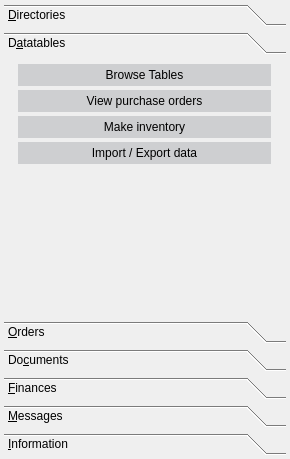
<ui version="4.0" >
 <class>mainfrm</class>
 <widget class="QMainWindow" name="mainfrm" >
  <property name="geometry" >
   <rect>
    <x>0</x>
    <y>0</y>
    <width>290</width>
    <height>459</height>
   </rect>
  </property>
  <property name="sizePolicy" >
   <sizepolicy vsizetype="Fixed" hsizetype="Fixed" >
    <horstretch>0</horstretch>
    <verstretch>0</verstretch>
   </sizepolicy>
  </property>
  <property name="windowTitle" >
   <string>first4</string>
  </property>
  <property name="windowIcon" >
   <iconset resource="../resources/images/first4.qrc" >
    <normaloff>:/logo.png</normaloff>:/logo.png</iconset>
  </property>
  <widget class="QWidget" name="centralwidget" >
   <property name="geometry" >
    <rect>
     <x>0</x>
     <y>0</y>
     <width>290</width>
     <height>459</height>
    </rect>
   </property>
   <layout class="QGridLayout" >
    <item row="0" column="0" >
     <widget class="QToolBox" name="maintoolbox" >
      <property name="sizePolicy" >
       <sizepolicy vsizetype="Preferred" hsizetype="Preferred" >
        <horstretch>0</horstretch>
        <verstretch>0</verstretch>
       </sizepolicy>
      </property>
      <property name="minimumSize" >
       <size>
        <width>271</width>
        <height>16</height>
       </size>
      </property>
      <property name="autoFillBackground" >
       <bool>false</bool>
      </property>
      <property name="currentIndex" >
       <number>1</number>
      </property>
      <widget class="QWidget" name="page_1" >
       <property name="geometry" >
        <rect>
         <x>0</x>
         <y>0</y>
         <width>272</width>
         <height>238</height>
        </rect>
       </property>
       <attribute name="label" >
        <string>&amp;Directories</string>
       </attribute>
       <attribute name="icon" >
        <iconset resource="../resources/images/first4.qrc" >
         <normaloff>:/kdmconfig.png</normaloff>:/kdmconfig.png</iconset>
       </attribute>
       <layout class="QGridLayout" name="gridLayout" >
        <item row="0" column="0" >
         <widget class="QPushButton" name="btnbrowsedir" >
          <property name="maximumSize" >
           <size>
            <width>253</width>
            <height>26</height>
           </size>
          </property>
          <property name="palette" >
           <palette>
            <active>
             <colorrole role="Button" >
              <brush brushstyle="SolidPattern" >
               <color alpha="255" >
                <red>206</red>
                <green>207</green>
                <blue>209</blue>
               </color>
              </brush>
             </colorrole>
            </active>
            <inactive>
             <colorrole role="Button" >
              <brush brushstyle="SolidPattern" >
               <color alpha="255" >
                <red>206</red>
                <green>207</green>
                <blue>209</blue>
               </color>
              </brush>
             </colorrole>
            </inactive>
            <disabled>
             <colorrole role="Button" >
              <brush brushstyle="SolidPattern" >
               <color alpha="255" >
                <red>206</red>
                <green>207</green>
                <blue>209</blue>
               </color>
              </brush>
             </colorrole>
            </disabled>
           </palette>
          </property>
          <property name="autoFillBackground" >
           <bool>true</bool>
          </property>
          <property name="text" >
           <string>Browse directories</string>
          </property>
          <property name="icon" >
           <iconset resource="../resources/images/first4.qrc" >
            <normaloff>:/contents.png</normaloff>:/contents.png</iconset>
          </property>
          <property name="checkable" >
           <bool>false</bool>
          </property>
          <property name="flat" >
           <bool>true</bool>
          </property>
         </widget>
        </item>
        <item row="1" column="0" >
         <widget class="QPushButton" name="btnimpexpdir" >
          <property name="maximumSize" >
           <size>
            <width>253</width>
            <height>26</height>
           </size>
          </property>
          <property name="palette" >
           <palette>
            <active>
             <colorrole role="Button" >
              <brush brushstyle="SolidPattern" >
               <color alpha="255" >
                <red>206</red>
                <green>207</green>
                <blue>209</blue>
               </color>
              </brush>
             </colorrole>
            </active>
            <inactive>
             <colorrole role="Button" >
              <brush brushstyle="SolidPattern" >
               <color alpha="255" >
                <red>206</red>
                <green>207</green>
                <blue>209</blue>
               </color>
              </brush>
             </colorrole>
            </inactive>
            <disabled>
             <colorrole role="Button" >
              <brush brushstyle="SolidPattern" >
               <color alpha="255" >
                <red>206</red>
                <green>207</green>
                <blue>209</blue>
               </color>
              </brush>
             </colorrole>
            </disabled>
           </palette>
          </property>
          <property name="autoFillBackground" >
           <bool>true</bool>
          </property>
          <property name="text" >
           <string>Import / Export directories</string>
          </property>
          <property name="icon" >
           <iconset resource="../resources/images/first4.qrc" >
            <normaloff>:/impexp.png</normaloff>:/impexp.png</iconset>
          </property>
          <property name="checkable" >
           <bool>false</bool>
          </property>
          <property name="flat" >
           <bool>true</bool>
          </property>
         </widget>
        </item>
        <item row="2" column="0" >
         <spacer>
          <property name="orientation" >
           <enum>Qt::Vertical</enum>
          </property>
          <property name="sizeHint" stdset="0" >
           <size>
            <width>20</width>
            <height>40</height>
           </size>
          </property>
         </spacer>
        </item>
       </layout>
      </widget>
      <widget class="QWidget" name="page_2" >
       <property name="geometry" >
        <rect>
         <x>0</x>
         <y>0</y>
         <width>272</width>
         <height>238</height>
        </rect>
       </property>
       <attribute name="label" >
        <string>D&amp;atatables</string>
       </attribute>
       <attribute name="icon" >
        <iconset resource="../resources/images/first4.qrc" >
         <normaloff>:/kfm.png</normaloff>:/kfm.png</iconset>
       </attribute>
       <layout class="QGridLayout" name="gridLayout_2" >
        <item row="0" column="0" >
         <widget class="QPushButton" name="btnbrowsedata" >
          <property name="maximumSize" >
           <size>
            <width>253</width>
            <height>26</height>
           </size>
          </property>
          <property name="palette" >
           <palette>
            <active>
             <colorrole role="Button" >
              <brush brushstyle="SolidPattern" >
               <color alpha="255" >
                <red>206</red>
                <green>207</green>
                <blue>209</blue>
               </color>
              </brush>
             </colorrole>
            </active>
            <inactive>
             <colorrole role="Button" >
              <brush brushstyle="SolidPattern" >
               <color alpha="255" >
                <red>206</red>
                <green>207</green>
                <blue>209</blue>
               </color>
              </brush>
             </colorrole>
            </inactive>
            <disabled>
             <colorrole role="Button" >
              <brush brushstyle="SolidPattern" >
               <color alpha="255" >
                <red>206</red>
                <green>207</green>
                <blue>209</blue>
               </color>
              </brush>
             </colorrole>
            </disabled>
           </palette>
          </property>
          <property name="autoFillBackground" >
           <bool>true</bool>
          </property>
          <property name="text" >
           <string>Browse Tables</string>
          </property>
          <property name="icon" >
           <iconset resource="../resources/images/first4.qrc" >
            <normaloff>:/contents.png</normaloff>:/contents.png</iconset>
          </property>
          <property name="checkable" >
           <bool>false</bool>
          </property>
          <property name="flat" >
           <bool>true</bool>
          </property>
         </widget>
        </item>
        <item row="1" column="0" >
         <widget class="QPushButton" name="btnvieworders" >
          <property name="maximumSize" >
           <size>
            <width>253</width>
            <height>26</height>
           </size>
          </property>
          <property name="palette" >
           <palette>
            <active>
             <colorrole role="Button" >
              <brush brushstyle="SolidPattern" >
               <color alpha="255" >
                <red>206</red>
                <green>207</green>
                <blue>209</blue>
               </color>
              </brush>
             </colorrole>
            </active>
            <inactive>
             <colorrole role="Button" >
              <brush brushstyle="SolidPattern" >
               <color alpha="255" >
                <red>206</red>
                <green>207</green>
                <blue>209</blue>
               </color>
              </brush>
             </colorrole>
            </inactive>
            <disabled>
             <colorrole role="Button" >
              <brush brushstyle="SolidPattern" >
               <color alpha="255" >
                <red>206</red>
                <green>207</green>
                <blue>209</blue>
               </color>
              </brush>
             </colorrole>
            </disabled>
           </palette>
          </property>
          <property name="autoFillBackground" >
           <bool>true</bool>
          </property>
          <property name="text" >
           <string>View purchase orders</string>
          </property>
          <property name="icon" >
           <iconset resource="../resources/images/first4.qrc" >
            <normaloff>:/kontact_todo.png</normaloff>:/kontact_todo.png</iconset>
          </property>
          <property name="checkable" >
           <bool>false</bool>
          </property>
          <property name="flat" >
           <bool>true</bool>
          </property>
         </widget>
        </item>
        <item row="2" column="0" >
         <widget class="QPushButton" name="btninventory" >
          <property name="maximumSize" >
           <size>
            <width>253</width>
            <height>26</height>
           </size>
          </property>
          <property name="palette" >
           <palette>
            <active>
             <colorrole role="Button" >
              <brush brushstyle="SolidPattern" >
               <color alpha="255" >
                <red>206</red>
                <green>207</green>
                <blue>209</blue>
               </color>
              </brush>
             </colorrole>
            </active>
            <inactive>
             <colorrole role="Button" >
              <brush brushstyle="SolidPattern" >
               <color alpha="255" >
                <red>206</red>
                <green>207</green>
                <blue>209</blue>
               </color>
              </brush>
             </colorrole>
            </inactive>
            <disabled>
             <colorrole role="Button" >
              <brush brushstyle="SolidPattern" >
               <color alpha="255" >
                <red>206</red>
                <green>207</green>
                <blue>209</blue>
               </color>
              </brush>
             </colorrole>
            </disabled>
           </palette>
          </property>
          <property name="autoFillBackground" >
           <bool>true</bool>
          </property>
          <property name="text" >
           <string>Make inventory</string>
          </property>
          <property name="icon" >
           <iconset resource="../resources/images/first4.qrc" >
            <normaloff>:/contents.png</normaloff>:/contents.png</iconset>
          </property>
          <property name="checkable" >
           <bool>false</bool>
          </property>
          <property name="flat" >
           <bool>true</bool>
          </property>
         </widget>
        </item>
        <item row="3" column="0" >
         <widget class="QPushButton" name="btnimpexpdata" >
          <property name="maximumSize" >
           <size>
            <width>253</width>
            <height>26</height>
           </size>
          </property>
          <property name="palette" >
           <palette>
            <active>
             <colorrole role="Button" >
              <brush brushstyle="SolidPattern" >
               <color alpha="255" >
                <red>206</red>
                <green>207</green>
                <blue>209</blue>
               </color>
              </brush>
             </colorrole>
            </active>
            <inactive>
             <colorrole role="Button" >
              <brush brushstyle="SolidPattern" >
               <color alpha="255" >
                <red>206</red>
                <green>207</green>
                <blue>209</blue>
               </color>
              </brush>
             </colorrole>
            </inactive>
            <disabled>
             <colorrole role="Button" >
              <brush brushstyle="SolidPattern" >
               <color alpha="255" >
                <red>206</red>
                <green>207</green>
                <blue>209</blue>
               </color>
              </brush>
             </colorrole>
            </disabled>
           </palette>
          </property>
          <property name="autoFillBackground" >
           <bool>true</bool>
          </property>
          <property name="text" >
           <string>Import / Export data</string>
          </property>
          <property name="icon" >
           <iconset resource="../resources/images/first4.qrc" >
            <normaloff>:/impexp.png</normaloff>:/impexp.png</iconset>
          </property>
          <property name="checkable" >
           <bool>false</bool>
          </property>
          <property name="flat" >
           <bool>true</bool>
          </property>
         </widget>
        </item>
        <item row="4" column="0" >
         <spacer name="verticalSpacer" >
          <property name="orientation" >
           <enum>Qt::Vertical</enum>
          </property>
          <property name="sizeHint" stdset="0" >
           <size>
            <width>20</width>
            <height>107</height>
           </size>
          </property>
         </spacer>
        </item>
       </layout>
      </widget>
      <widget class="QWidget" name="page_3" >
       <property name="geometry" >
        <rect>
         <x>0</x>
         <y>0</y>
         <width>272</width>
         <height>238</height>
        </rect>
       </property>
       <attribute name="label" >
        <string>&amp;Orders</string>
       </attribute>
       <attribute name="icon" >
        <iconset resource="../resources/images/first4.qrc" >
         <normaloff>:/kontact_todo.png</normaloff>:/kontact_todo.png</iconset>
       </attribute>
       <layout class="QVBoxLayout" >
        <item>
         <widget class="QPushButton" name="btnbrowseorders" >
          <property name="maximumSize" >
           <size>
            <width>253</width>
            <height>26</height>
           </size>
          </property>
          <property name="palette" >
           <palette>
            <active>
             <colorrole role="Button" >
              <brush brushstyle="SolidPattern" >
               <color alpha="255" >
                <red>206</red>
                <green>207</green>
                <blue>209</blue>
               </color>
              </brush>
             </colorrole>
            </active>
            <inactive>
             <colorrole role="Button" >
              <brush brushstyle="SolidPattern" >
               <color alpha="255" >
                <red>206</red>
                <green>207</green>
                <blue>209</blue>
               </color>
              </brush>
             </colorrole>
            </inactive>
            <disabled>
             <colorrole role="Button" >
              <brush brushstyle="SolidPattern" >
               <color alpha="255" >
                <red>206</red>
                <green>207</green>
                <blue>209</blue>
               </color>
              </brush>
             </colorrole>
            </disabled>
           </palette>
          </property>
          <property name="autoFillBackground" >
           <bool>true</bool>
          </property>
          <property name="text" >
           <string>Browse Orders</string>
          </property>
          <property name="icon" >
           <iconset resource="../resources/images/first4.qrc" >
            <normaloff>:/contents.png</normaloff>:/contents.png</iconset>
          </property>
          <property name="checkable" >
           <bool>false</bool>
          </property>
          <property name="flat" >
           <bool>true</bool>
          </property>
         </widget>
        </item>
        <item>
         <widget class="QPushButton" name="btnneworder" >
          <property name="maximumSize" >
           <size>
            <width>253</width>
            <height>26</height>
           </size>
          </property>
          <property name="palette" >
           <palette>
            <active>
             <colorrole role="Button" >
              <brush brushstyle="SolidPattern" >
               <color alpha="255" >
                <red>206</red>
                <green>207</green>
                <blue>209</blue>
               </color>
              </brush>
             </colorrole>
            </active>
            <inactive>
             <colorrole role="Button" >
              <brush brushstyle="SolidPattern" >
               <color alpha="255" >
                <red>206</red>
                <green>207</green>
                <blue>209</blue>
               </color>
              </brush>
             </colorrole>
            </inactive>
            <disabled>
             <colorrole role="Button" >
              <brush brushstyle="SolidPattern" >
               <color alpha="255" >
                <red>206</red>
                <green>207</green>
                <blue>209</blue>
               </color>
              </brush>
             </colorrole>
            </disabled>
           </palette>
          </property>
          <property name="autoFillBackground" >
           <bool>true</bool>
          </property>
          <property name="text" >
           <string>New Order</string>
          </property>
          <property name="icon" >
           <iconset resource="../resources/images/first4.qrc" >
            <normaloff>:/filenew.png</normaloff>:/filenew.png</iconset>
          </property>
          <property name="checkable" >
           <bool>false</bool>
          </property>
          <property name="flat" >
           <bool>true</bool>
          </property>
         </widget>
        </item>
        <item>
         <spacer>
          <property name="orientation" >
           <enum>Qt::Vertical</enum>
          </property>
          <property name="sizeHint" stdset="0" >
           <size>
            <width>20</width>
            <height>31</height>
           </size>
          </property>
         </spacer>
        </item>
       </layout>
      </widget>
      <widget class="QWidget" name="page_4" >
       <property name="geometry" >
        <rect>
         <x>0</x>
         <y>0</y>
         <width>272</width>
         <height>238</height>
        </rect>
       </property>
       <attribute name="label" >
        <string>Do&amp;cuments</string>
       </attribute>
       <attribute name="icon" >
        <iconset resource="../resources/images/first4.qrc" >
         <normaloff>:/wordprocessing32x32.png</normaloff>:/wordprocessing32x32.png</iconset>
       </attribute>
       <layout class="QGridLayout" >
        <item row="0" column="0" >
         <widget class="QPushButton" name="btnbrowsedoc" >
          <property name="maximumSize" >
           <size>
            <width>253</width>
            <height>26</height>
           </size>
          </property>
          <property name="palette" >
           <palette>
            <active>
             <colorrole role="Button" >
              <brush brushstyle="SolidPattern" >
               <color alpha="255" >
                <red>206</red>
                <green>207</green>
                <blue>209</blue>
               </color>
              </brush>
             </colorrole>
            </active>
            <inactive>
             <colorrole role="Button" >
              <brush brushstyle="SolidPattern" >
               <color alpha="255" >
                <red>206</red>
                <green>207</green>
                <blue>209</blue>
               </color>
              </brush>
             </colorrole>
            </inactive>
            <disabled>
             <colorrole role="Button" >
              <brush brushstyle="SolidPattern" >
               <color alpha="255" >
                <red>206</red>
                <green>207</green>
                <blue>209</blue>
               </color>
              </brush>
             </colorrole>
            </disabled>
           </palette>
          </property>
          <property name="autoFillBackground" >
           <bool>true</bool>
          </property>
          <property name="text" >
           <string>Browse documents</string>
          </property>
          <property name="icon" >
           <iconset resource="../resources/images/first4.qrc" >
            <normaloff>:/contents.png</normaloff>:/contents.png</iconset>
          </property>
          <property name="checkable" >
           <bool>false</bool>
          </property>
          <property name="flat" >
           <bool>true</bool>
          </property>
         </widget>
        </item>
        <item row="1" column="0" >
         <widget class="QPushButton" name="btnnewdoc" >
          <property name="maximumSize" >
           <size>
            <width>253</width>
            <height>26</height>
           </size>
          </property>
          <property name="palette" >
           <palette>
            <active>
             <colorrole role="Button" >
              <brush brushstyle="SolidPattern" >
               <color alpha="255" >
                <red>206</red>
                <green>207</green>
                <blue>209</blue>
               </color>
              </brush>
             </colorrole>
            </active>
            <inactive>
             <colorrole role="Button" >
              <brush brushstyle="SolidPattern" >
               <color alpha="255" >
                <red>206</red>
                <green>207</green>
                <blue>209</blue>
               </color>
              </brush>
             </colorrole>
            </inactive>
            <disabled>
             <colorrole role="Button" >
              <brush brushstyle="SolidPattern" >
               <color alpha="255" >
                <red>206</red>
                <green>207</green>
                <blue>209</blue>
               </color>
              </brush>
             </colorrole>
            </disabled>
           </palette>
          </property>
          <property name="autoFillBackground" >
           <bool>true</bool>
          </property>
          <property name="text" >
           <string>New document</string>
          </property>
          <property name="icon" >
           <iconset resource="../resources/images/first4.qrc" >
            <normaloff>:/filenew.png</normaloff>:/filenew.png</iconset>
          </property>
          <property name="checkable" >
           <bool>false</bool>
          </property>
          <property name="flat" >
           <bool>true</bool>
          </property>
         </widget>
        </item>
        <item row="2" column="0" >
         <spacer>
          <property name="orientation" >
           <enum>Qt::Vertical</enum>
          </property>
          <property name="sizeHint" stdset="0" >
           <size>
            <width>20</width>
            <height>40</height>
           </size>
          </property>
         </spacer>
        </item>
       </layout>
      </widget>
      <widget class="QWidget" name="page_5" >
       <property name="geometry" >
        <rect>
         <x>0</x>
         <y>0</y>
         <width>272</width>
         <height>238</height>
        </rect>
       </property>
       <attribute name="label" >
        <string>&amp;Finances</string>
       </attribute>
       <attribute name="icon" >
        <iconset resource="../resources/images/first4.qrc" >
         <normaloff>:/kcalc.png</normaloff>:/kcalc.png</iconset>
       </attribute>
       <layout class="QGridLayout" >
        <item row="0" column="0" >
         <widget class="QPushButton" name="btnbrowseaccounts" >
          <property name="maximumSize" >
           <size>
            <width>253</width>
            <height>26</height>
           </size>
          </property>
          <property name="palette" >
           <palette>
            <active>
             <colorrole role="Button" >
              <brush brushstyle="SolidPattern" >
               <color alpha="255" >
                <red>206</red>
                <green>207</green>
                <blue>209</blue>
               </color>
              </brush>
             </colorrole>
            </active>
            <inactive>
             <colorrole role="Button" >
              <brush brushstyle="SolidPattern" >
               <color alpha="255" >
                <red>206</red>
                <green>207</green>
                <blue>209</blue>
               </color>
              </brush>
             </colorrole>
            </inactive>
            <disabled>
             <colorrole role="Button" >
              <brush brushstyle="SolidPattern" >
               <color alpha="255" >
                <red>206</red>
                <green>207</green>
                <blue>209</blue>
               </color>
              </brush>
             </colorrole>
            </disabled>
           </palette>
          </property>
          <property name="autoFillBackground" >
           <bool>true</bool>
          </property>
          <property name="text" >
           <string>Browse accounts</string>
          </property>
          <property name="icon" >
           <iconset resource="../resources/images/first4.qrc" >
            <normaloff>:/contents.png</normaloff>:/contents.png</iconset>
          </property>
          <property name="checkable" >
           <bool>false</bool>
          </property>
          <property name="flat" >
           <bool>true</bool>
          </property>
         </widget>
        </item>
        <item row="2" column="0" >
         <spacer>
          <property name="orientation" >
           <enum>Qt::Vertical</enum>
          </property>
          <property name="sizeHint" stdset="0" >
           <size>
            <width>20</width>
            <height>40</height>
           </size>
          </property>
         </spacer>
        </item>
       </layout>
      </widget>
      <widget class="QWidget" name="page_6" >
       <property name="geometry" >
        <rect>
         <x>0</x>
         <y>0</y>
         <width>272</width>
         <height>238</height>
        </rect>
       </property>
       <attribute name="label" >
        <string>&amp;Messages</string>
       </attribute>
       <attribute name="icon" >
        <iconset resource="../resources/images/first4.qrc" >
         <normaloff>:/kontact_mail.png</normaloff>:/kontact_mail.png</iconset>
       </attribute>
       <layout class="QGridLayout" >
        <item row="0" column="0" >
         <widget class="QPushButton" name="btnbrowsemsgs" >
          <property name="maximumSize" >
           <size>
            <width>253</width>
            <height>26</height>
           </size>
          </property>
          <property name="palette" >
           <palette>
            <active>
             <colorrole role="Button" >
              <brush brushstyle="SolidPattern" >
               <color alpha="255" >
                <red>206</red>
                <green>207</green>
                <blue>209</blue>
               </color>
              </brush>
             </colorrole>
            </active>
            <inactive>
             <colorrole role="Button" >
              <brush brushstyle="SolidPattern" >
               <color alpha="255" >
                <red>206</red>
                <green>207</green>
                <blue>209</blue>
               </color>
              </brush>
             </colorrole>
            </inactive>
            <disabled>
             <colorrole role="Button" >
              <brush brushstyle="SolidPattern" >
               <color alpha="255" >
                <red>206</red>
                <green>207</green>
                <blue>209</blue>
               </color>
              </brush>
             </colorrole>
            </disabled>
           </palette>
          </property>
          <property name="autoFillBackground" >
           <bool>true</bool>
          </property>
          <property name="text" >
           <string>Browse messages</string>
          </property>
          <property name="icon" >
           <iconset resource="../resources/images/first4.qrc" >
            <normaloff>:/message2.png</normaloff>:/message2.png</iconset>
          </property>
          <property name="checkable" >
           <bool>false</bool>
          </property>
          <property name="flat" >
           <bool>true</bool>
          </property>
         </widget>
        </item>
        <item row="1" column="0" >
         <widget class="QPushButton" name="btnnewmsg" >
          <property name="maximumSize" >
           <size>
            <width>253</width>
            <height>26</height>
           </size>
          </property>
          <property name="palette" >
           <palette>
            <active>
             <colorrole role="Button" >
              <brush brushstyle="SolidPattern" >
               <color alpha="255" >
                <red>206</red>
                <green>207</green>
                <blue>209</blue>
               </color>
              </brush>
             </colorrole>
            </active>
            <inactive>
             <colorrole role="Button" >
              <brush brushstyle="SolidPattern" >
               <color alpha="255" >
                <red>206</red>
                <green>207</green>
                <blue>209</blue>
               </color>
              </brush>
             </colorrole>
            </inactive>
            <disabled>
             <colorrole role="Button" >
              <brush brushstyle="SolidPattern" >
               <color alpha="255" >
                <red>206</red>
                <green>207</green>
                <blue>209</blue>
               </color>
              </brush>
             </colorrole>
            </disabled>
           </palette>
          </property>
          <property name="autoFillBackground" >
           <bool>true</bool>
          </property>
          <property name="text" >
           <string>New messages</string>
          </property>
          <property name="icon" >
           <iconset resource="../resources/images/first4.qrc" >
            <normaloff>:/mail_new.png</normaloff>:/mail_new.png</iconset>
          </property>
          <property name="checkable" >
           <bool>false</bool>
          </property>
          <property name="flat" >
           <bool>true</bool>
          </property>
         </widget>
        </item>
        <item row="2" column="0" >
         <spacer>
          <property name="orientation" >
           <enum>Qt::Vertical</enum>
          </property>
          <property name="sizeHint" stdset="0" >
           <size>
            <width>20</width>
            <height>40</height>
           </size>
          </property>
         </spacer>
        </item>
       </layout>
      </widget>
      <widget class="QWidget" name="information" >
       <property name="geometry" >
        <rect>
         <x>0</x>
         <y>0</y>
         <width>272</width>
         <height>238</height>
        </rect>
       </property>
       <attribute name="label" >
        <string>&amp;Information</string>
       </attribute>
       <attribute name="icon" >
        <iconset resource="../resources/images/first4.qrc" >
         <normaloff>:/xmag.png</normaloff>:/xmag.png</iconset>
       </attribute>
       <layout class="QGridLayout" >
        <item row="0" column="0" >
         <widget class="QGroupBox" name="groupBox_2" >
          <property name="sizePolicy" >
           <sizepolicy vsizetype="Fixed" hsizetype="Preferred" >
            <horstretch>0</horstretch>
            <verstretch>0</verstretch>
           </sizepolicy>
          </property>
          <property name="minimumSize" >
           <size>
            <width>250</width>
            <height>101</height>
           </size>
          </property>
          <property name="maximumSize" >
           <size>
            <width>9999999</width>
            <height>101</height>
           </size>
          </property>
          <property name="title" >
           <string/>
          </property>
          <widget class="QLabel" name="label" >
           <property name="geometry" >
            <rect>
             <x>10</x>
             <y>10</y>
             <width>81</width>
             <height>21</height>
            </rect>
           </property>
           <property name="minimumSize" >
            <size>
             <width>81</width>
             <height>21</height>
            </size>
           </property>
           <property name="maximumSize" >
            <size>
             <width>80</width>
             <height>21</height>
            </size>
           </property>
           <property name="text" >
            <string>Username:</string>
           </property>
          </widget>
          <widget class="QLabel" name="lbluser" >
           <property name="geometry" >
            <rect>
             <x>100</x>
             <y>10</y>
             <width>145</width>
             <height>21</height>
            </rect>
           </property>
           <property name="text" >
            <string>-</string>
           </property>
          </widget>
          <widget class="QLabel" name="lbldb" >
           <property name="geometry" >
            <rect>
             <x>97</x>
             <y>40</y>
             <width>145</width>
             <height>21</height>
            </rect>
           </property>
           <property name="text" >
            <string>-</string>
           </property>
          </widget>
          <widget class="QLabel" name="lblserver" >
           <property name="geometry" >
            <rect>
             <x>97</x>
             <y>70</y>
             <width>145</width>
             <height>21</height>
            </rect>
           </property>
           <property name="text" >
            <string>-</string>
           </property>
          </widget>
          <widget class="QLabel" name="label_3" >
           <property name="geometry" >
            <rect>
             <x>10</x>
             <y>70</y>
             <width>81</width>
             <height>21</height>
            </rect>
           </property>
           <property name="minimumSize" >
            <size>
             <width>81</width>
             <height>21</height>
            </size>
           </property>
           <property name="maximumSize" >
            <size>
             <width>80</width>
             <height>21</height>
            </size>
           </property>
           <property name="text" >
            <string>Server:</string>
           </property>
          </widget>
          <widget class="QLabel" name="label_2" >
           <property name="geometry" >
            <rect>
             <x>10</x>
             <y>40</y>
             <width>81</width>
             <height>21</height>
            </rect>
           </property>
           <property name="minimumSize" >
            <size>
             <width>81</width>
             <height>21</height>
            </size>
           </property>
           <property name="maximumSize" >
            <size>
             <width>80</width>
             <height>21</height>
            </size>
           </property>
           <property name="text" >
            <string>Database:</string>
           </property>
          </widget>
         </widget>
        </item>
       </layout>
      </widget>
     </widget>
    </item>
   </layout>
  </widget>
  <action name="action_About_first4" >
   <property name="text" >
    <string>&amp;About first4</string>
   </property>
  </action>
  <action name="action_first4_Website" >
   <property name="text" >
    <string>&amp;first4 Website</string>
   </property>
  </action>
  <action name="action_Change_DB_Connection" >
   <property name="text" >
    <string>&amp;Change DB-Connection</string>
   </property>
  </action>
  <action name="action_Settings" >
   <property name="text" >
    <string>&amp;Settings</string>
   </property>
  </action>
  <action name="action_Exit" >
   <property name="text" >
    <string>&amp;Exit</string>
   </property>
  </action>
 </widget>
 <layoutdefault spacing="4" margin="4" />
 <tabstops>
  <tabstop>btnbrowsedir</tabstop>
  <tabstop>btnbrowsedata</tabstop>
  <tabstop>btnvieworders</tabstop>
  <tabstop>btninventory</tabstop>
  <tabstop>btnbrowseorders</tabstop>
  <tabstop>btnneworder</tabstop>
  <tabstop>btnbrowsedoc</tabstop>
  <tabstop>btnnewdoc</tabstop>
  <tabstop>btnbrowseaccounts</tabstop>
  <tabstop>btnbrowsemsgs</tabstop>
  <tabstop>btnnewmsg</tabstop>
 </tabstops>
 <resources>
  <include location="../resources/images/first4.qrc" />
 </resources>
 <connections/>
</ui>
